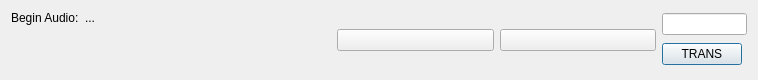
<?xml version="1.0" encoding="UTF-8"?>
<ui version="4.0">
 <class>AudioPlayWidget</class>
 <widget class="QWidget" name="AudioPlayWidget">
  <property name="geometry">
   <rect>
    <x>0</x>
    <y>0</y>
    <width>758</width>
    <height>80</height>
   </rect>
  </property>
  <property name="windowTitle">
   <string>Form</string>
  </property>
  <layout class="QHBoxLayout" name="horizontalLayout_3">
   <item>
    <layout class="QVBoxLayout" name="verticalLayout_2">
     <item>
      <layout class="QHBoxLayout" name="horizontalLayout_2">
       <item>
        <widget class="QLabel" name="audioKindLabel">
         <property name="sizePolicy">
          <sizepolicy hsizetype="Fixed" vsizetype="Fixed">
           <horstretch>0</horstretch>
           <verstretch>0</verstretch>
          </sizepolicy>
         </property>
         <property name="text">
          <string>Begin Audio:</string>
         </property>
        </widget>
       </item>
       <item>
        <widget class="QLabel" name="showLabel">
         <property name="sizePolicy">
          <sizepolicy hsizetype="Preferred" vsizetype="Preferred">
           <horstretch>1</horstretch>
           <verstretch>1</verstretch>
          </sizepolicy>
         </property>
         <property name="text">
          <string>...</string>
         </property>
        </widget>
       </item>
      </layout>
     </item>
     <item>
      <widget class="Phonon::SeekSlider" name="seekSlider">
       <property name="sizePolicy">
        <sizepolicy hsizetype="Preferred" vsizetype="Preferred">
         <horstretch>1</horstretch>
         <verstretch>1</verstretch>
        </sizepolicy>
       </property>
      </widget>
     </item>
    </layout>
   </item>
   <item>
    <layout class="QHBoxLayout" name="horizontalLayout">
     <item>
      <widget class="QPushButton" name="playButton">
       <property name="text">
        <string/>
       </property>
       <property name="icon">
        <iconset resource="../resources.qrc">
         <normaloff>:/images/playAudio.png</normaloff>:/images/playAudio.png</iconset>
       </property>
       <property name="iconSize">
        <size>
         <width>32</width>
         <height>32</height>
        </size>
       </property>
      </widget>
     </item>
     <item>
      <widget class="QPushButton" name="stopButton">
       <property name="text">
        <string/>
       </property>
       <property name="icon">
        <iconset resource="../resources.qrc">
         <normaloff>:/images/stopAudio.png</normaloff>:/images/stopAudio.png</iconset>
       </property>
       <property name="iconSize">
        <size>
         <width>32</width>
         <height>32</height>
        </size>
       </property>
      </widget>
     </item>
    </layout>
   </item>
   <item>
    <layout class="QVBoxLayout" name="verticalLayout">
     <item>
      <widget class="QLineEdit" name="lineEdit">
       <property name="enabled">
        <bool>true</bool>
       </property>
       <property name="sizePolicy">
        <sizepolicy hsizetype="Fixed" vsizetype="Fixed">
         <horstretch>0</horstretch>
         <verstretch>0</verstretch>
        </sizepolicy>
       </property>
       <property name="maximumSize">
        <size>
         <width>85</width>
         <height>16777215</height>
        </size>
       </property>
      </widget>
     </item>
     <item>
      <widget class="QPushButton" name="transButton">
       <property name="sizePolicy">
        <sizepolicy hsizetype="Fixed" vsizetype="Fixed">
         <horstretch>0</horstretch>
         <verstretch>0</verstretch>
        </sizepolicy>
       </property>
       <property name="text">
        <string>  TRANS  </string>
       </property>
       <property name="default">
        <bool>true</bool>
       </property>
      </widget>
     </item>
    </layout>
   </item>
  </layout>
 </widget>
 <customwidgets>
  <customwidget>
   <class>Phonon::SeekSlider</class>
   <extends>QWidget</extends>
   <header location="global">phonon/seekslider.h</header>
  </customwidget>
 </customwidgets>
 <resources>
  <include location="../resources.qrc"/>
 </resources>
 <connections/>
</ui>
